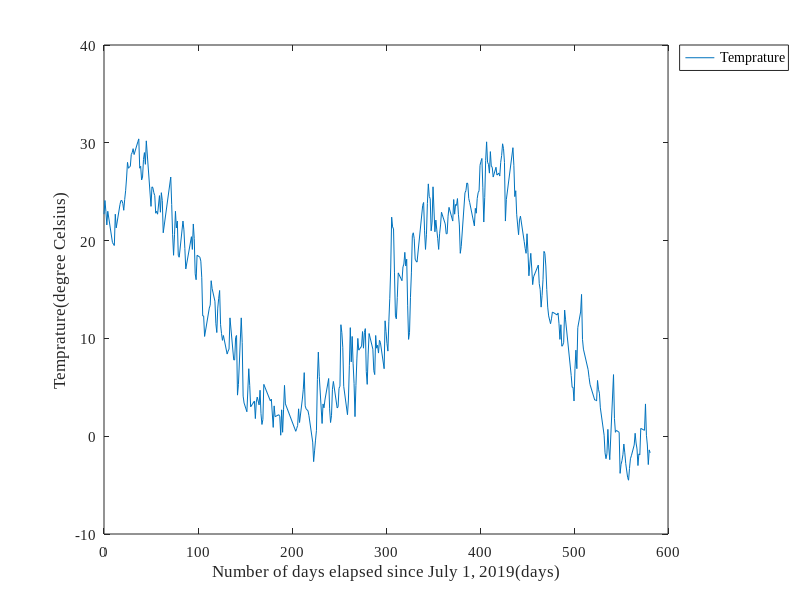

The MATLAB source for this figure:
clear all

data = load("data_disc.txt"); #データ読み込み

Y = data(:,1); #年
M = data(:,2); #月
D = data(:,3); #日

temp = data(:,4); #気温
Days = [datenum(Y,M,D)]; #各データの年月日をシリアル日付値に変換してベクトルへ格納
l = length(Days) #ベクトルの長さを変数に代入
tt = []; #空ベクトル定義

#x軸プロット用forループ
for i = 1:l
    sd = Days(i);
    day = sd - 737607; #シリアル日付値で2019年7月1日は737607
    tt(i) = day;
end

#プロット作成
plot(tt, temp)

#凡例作成
h=legend({"Temprature"},"Location","bestoutside") #凡例位置はプロットにかぶらない最適な位置で、グラフの外側を指定
set(h,"FontName","Times New Roman","FontSize",11)
set(gca,"FontName","Times New Roman","FontSize",11)
xlabel("Number of days elapsed since July 1, 2019(days)")
ylabel("Temprature(degree Celsius)")

#プロットをpngファイルに出力
print("Yamagata2019-21_disc","-dpng")